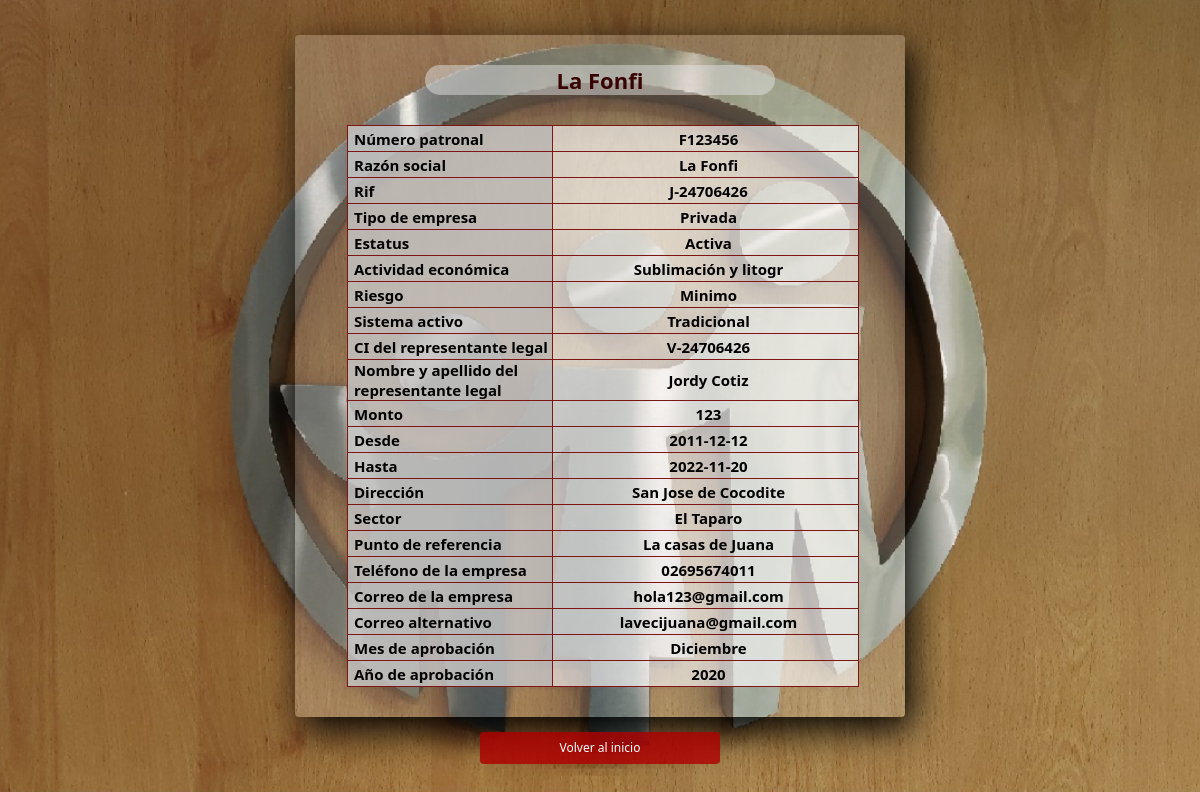
/CRSE/insert_buscar_2.php?buscar=24706426, run on the app's committed database.
### tables this page shows
CREATE TABLE `empresa` (
  `Num_patroID` varchar(9) NOT NULL,
  `Razon_social` varchar(40) NOT NULL,
  `Tip_rif` enum('J','V','G') NOT NULL,
  `Num_rif` int(9) NOT NULL,
  `Tipo_empresa` enum('Privada','Publica','Unipersonal','Mixta') NOT NULL,
  `Estatus` enum('Activa','Temporal','Inactiva','Inactiva Bloc Definitivo') NOT NULL,
  `Activ_econom` varchar(20) NOT NULL,
  `Riesgo` varchar(10) NOT NULL,
  `Sistema_activ` enum('Tiuna','Tradicional','Sira') NOT NULL,
  `Nacionalidad` enum('V','E') NOT NULL,
  `Repr_legal_CI` int(12) NOT NULL,
  `Nom_Ap_Rep_legal` varchar(50) NOT NULL,
  `Monto` int(10) NOT NULL,
  `Desde` date NOT NULL,
  `Hasta` date NOT NULL,
  `Direccion` varchar(300) NOT NULL,
  `Sector` varchar(50) NOT NULL,
  `Punt_ref` varchar(200) NOT NULL,
  `Telf_local_emp` varchar(12) NOT NULL,
  `Correo_emp` varchar(40) NOT NULL,
  `Correo_altern` varchar(40) NOT NULL,
  `Mes_aprov` enum('Enero','Febrero','Marzo','Abril','Mayo','Junio','Julio','Agosto','Septiembre','Octubre','Noviembre','Diciembre') NOT NULL,
  `Año_aprov` year(4) NOT NULL
);

### CRSE/insert_buscar_2.php (the view, shortened to what this page needs)
<!DOCTYPE html>
<html>
<head>
<link rel="stylesheet" href="estilo_busc_elim.css">
</head>
<body class="body2">
<?php
    require("datos_conec.php");
    $conexion=mysqli_connect($bd_host, $bd_usuario, $bd_contra);
    $busqueda= mysqli_real_escape_string($conexion, $_GET["buscar"]);
    mysqli_select_db($conexion, $bd_nombre) or die ("No se encuentra la Base de Datos");
    mysqli_set_charset($conexion, "utf8");
    $consulta="SELECT * FROM empresa WHERE Num_rif='$busqueda'";
    $resultados=mysqli_query($conexion, $consulta);
    while($dato=mysqli_fetch_array($resultados, MYSQLI_ASSOC)){
        echo "<section class='ins_buscar'>";
        echo "<h2>" . $dato['Razon_social'] . "</h2>";
        echo "<table class='table'>
                <tr>
                  <td class='td'>Número patronal</td>
                  <td class='td2'>" . $dato['Num_patroID'] . "</td>
                </tr>
                <tr>
                  <td class='td'>Razón social</td>
                  <td class='td2'>" . $dato['Razon_social'] . "</td>
                </tr>
                <tr>
                  <td class='td'>Rif</td>
                  <td class='td2'>" . $dato['Tip_rif'] . "-" .  $dato['Num_rif'] . "</td>
                </tr>
                <tr>
                  <td class='td'>Tipo de empresa</td>
                  <td class='td2'>" . $dato['Tipo_empresa'] . "</td>
                </tr>
                <tr>
                  <td class='td'>Estatus</td>
                  <td class='td2'>" . $dato['Estatus'] . "</td>
                </tr>
                <tr>
                  <td class='td'>Actividad económica</td>
                  <td class='td2'>" . $dato['Activ_econom'] . "</td>
                </tr>
                <tr>
                  <td class='td'>Riesgo</td>
                  <td class='td2'>" . $dato['Riesgo'] . "</td>
                </tr>
                <tr>
                  <td class='td'>Sistema activo</td>
                  <td class='td2'>" . $dato['Sistema_activ'] . "</td>
                </tr>
                <tr>
                  <td class='td'>CI del representante legal</td>
                  <td class='td2'>" . $dato['Nacionalidad'] . "-" . $dato['Repr_legal_CI'] . "</td>
                </tr>
                <tr>
                  <td class='td'>Nombre y apellido del representante legal</td>
                  <td class='td2'>" . $dato['Nom_Ap_Rep_legal'] . "</td>
                </tr>
                <tr>
                  <td class='td'>Monto</td>
                  <td class='td2'>" . $dato['Monto'] . "</td>
                </tr>
                <tr>
                  <td class='td'>Desde</td>
                  <td class='td2'>" . $dato['Desde'] . "</td>
                </tr>
                <tr>
                  <td class='td'>Hasta</td>
                  <td class='td2'>" . $dato['Hasta'] . "</td>
                </tr>
                <tr>
                  <td class='td'>Dirección</td>
                  <td class='td2'>" . $dato['Direccion'] . "</td>
                </tr>
                <tr>
                  <td class='td'>Sector</td>
                  <td class='td2'>" . $dato['Sector'] . "</td>
                </tr>
                <tr>
                  <td class='td'>Punto de referencia</td>
                  <td class='td2'>" . $dato['Punt_ref'] . "</td>
                </tr>
                <tr>
                  <td class='td'>Teléfono de la empresa</td>
                  <td class='td2'>" . $dato['Telf_local_emp'] . "</td>
                </tr>
                <tr>
                  <td class='td'>Correo de la empresa</td>
                  <td class='td2'>" . $dato['Correo_emp'] . "</td>
                </tr>
                <tr>
                  <td class='td'>Correo alternativo</td>
                  <td class='td2'>" . $dato['Correo_altern'] . "</td>
                </tr>
                <tr>
                  <td class='td'>Mes de aprobación</td>
                  <td class='td2'>" . $dato['Mes_aprov'] . "</td>
                </tr>
                <tr>
                  <td class='td'>Año de aprobación</td>
                  <td class='td2'>" . $dato['Año_aprov'] . "</td>
                </tr>
              </table></section>";
    };
    echo "<form action='index.php' align='center'>
    <input class='boton' type='submit' name='menu' value='Volver al inicio'></form>";
?>
</body>
</html>

### CRSE/estilo_busc_elim.css (style rules this page uses)
* { margin: 0; padding: 0; font-family: 'Segoe UI', 'Segoe WP', system-ui, Arial, Sans-Serif; }
.body2 { background-image: url(imagen/fotoIVSS4.jpg); background-position: center; background-attachment: fixed; background-repeat: no-repeat; background-size: 101% 110%; }
.boton { width: 20%; background: rgba(175, 1, 1, 0.815); border: none; padding: 10px; color: rgb(255, 255, 255); margin: 3px 0; font-size: 12px; line-height: 12px; border-radius: 4px; cursor: pointer; margin-top: 15px; margin-bottom: 30px; }
.ins_buscar { width: 550px; background: #ffffff2f; padding: 30px; margin: auto; margin-top: 35px; border-radius: 4px; color: whitesmoke; box-shadow: 7px 13px 37px #000; }
h2 { text-align: center; width: 350px; margin-top: -10px; margin: auto; margin-bottom: 30px; border-radius: 20px; font-size: 22px; cursor: default; color:rgb(56, 3, 3); background-color: #e4e4e47c; }
.td { width: 200px; height: 25px; background-color: rgba(168, 168, 168, 0.514); }
.td2 { width: 300px; text-align: center; font-weight: 600; }
.table { margin-left: 4%; margin-right: 3%; border-collapse: collapse; border-color: rgb(140, 215, 238); background-color: rgba(255, 255, 255, 0.623); color:rgb(2, 1, 1); font-weight: 650; font-size: 15px; }
td { border: 1px solid rgb(126, 21, 21); padding-left: 6px; }

### data on the page
empresa: Razon_social "La Fonfi", Num_patroID "F123456", Tip_rif "J", Num_rif "24706426", Tipo_empresa "Privada", Estatus "Activa", Activ_econom "Sublimación y litogr", Riesgo "Minimo", Sistema_activ "Tradicional", Nacionalidad "V", Repr_legal_CI "24706426", Nom_Ap_Rep_legal "Jordy Cotiz", Monto "123", Desde "2011-12-12", Hasta "2022-11-20", Direccion "San Jose de Cocodite", Sector "El Taparo", Punt_ref "La casas de Juana", Telf_local_emp "02695674011", Correo_emp "hola123@gmail.com", Correo_altern "lavecijuana@gmail.com", Mes_aprov "Diciembre", Año_aprov "2020"
